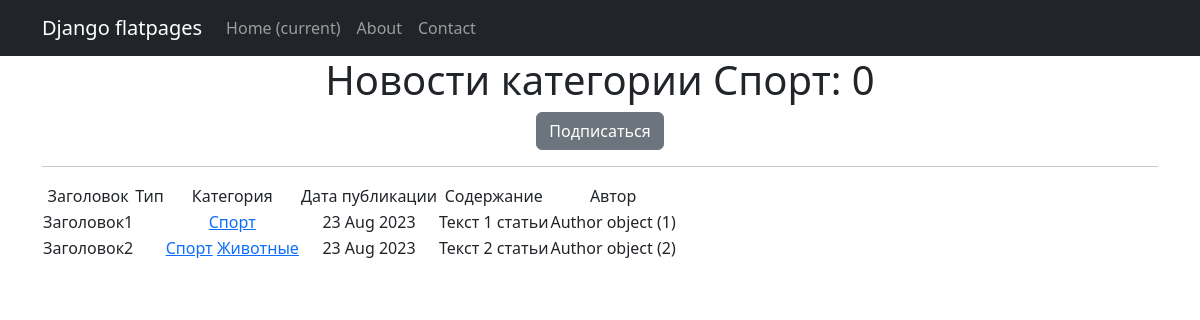
The app's page /news/categories/1, older data.
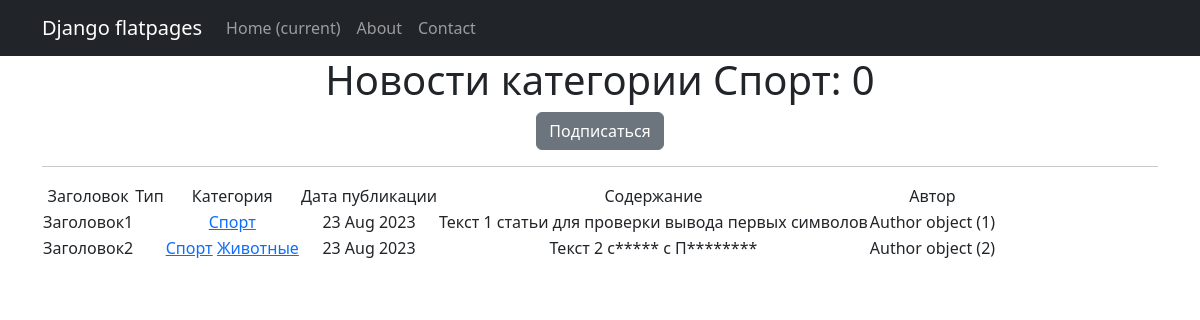
The same page, newer data.
### news/models.py (models this page shows, shortened)
class Post(models.Model):
    ARTICLE = 'AT'
    NEWS = 'NW'
    CHOICE = [(ARTICLE, 'Статья'), (NEWS, 'Новость')]
    author = models.ForeignKey(Author, on_delete=models.CASCADE)
    choice = models.CharField(max_length=2, choices=CHOICE,default=NEWS)
    data = models.DateField(auto_now_add=True)
    category = models.ManyToManyField(Category, through='PostCategory')
    header = models.CharField(max_length=64,)
    post_text = models.TextField(default='text')
    post_rating = models.IntegerField(default=0)

class Author(models.Model):
    user_author = models.OneToOneField(User, on_delete=models.CASCADE)
    user_rating = models.IntegerField(default=0)

### news/views.py (the view)
# urls.py: path('categories/<int:pk>', CategoryListView.as_view(), name='category'),
class CategoryListView(ListView):
    model = Post
    template_name = 'category.html'
    context_object_name = 'category_news'
    def get_queryset(self):
        self.category = get_object_or_404(Category, id=self.kwargs['pk'])
        queryset = Post.objects.filter(category=self.category)
        return queryset
    def get_context_data(self, **kwargs):
        context = super().get_context_data(**kwargs)
        context['is_not_subscribers'] = self.request.user not in self.category.subscribers.all()
        context['category'] = self.category
        return context

### news/models.py (called while the page is built)
    def __str__(self):
        return self.name.title()

### news/templatetags/custom_filters.py (called while the page is built)
@register.filter()
def censor(value):
    if not isinstance(value, str):
        raise ValueError('Фильтр только для строк')
    words = value.split()
    for i, word in enumerate(words):
        if word[1:].islower():
            pass
        else:
            words[i] = word[0] + '*' * len(word[1:])
    return ' '.join(words)

### templates/category.html (shortened to what this page needs)
{% extends 'flatpages/default.html' %}
{% load custom_filters %}
{% load custom_tags %}
{% block content %}
    <h1> Новости категории {{ category }}: {{ posts|length }} </h1>
        {% if is_not_subscribers %}
            <p class="text-center"><a href="{% url 'subscribe' category.id %}" class="btn btn-secondary btn-sn">Подписаться</a> </p>
        {% endif %}
    <hr>
    {% if category %}
        <table>
            <tr>
                <td> Заголовок </td>
                <td> Тип </td>
                <td> Категория </td>
                <td> Дата публикации </td>
                <td> Содержание </td>
                <td> Автор </td>
            </tr>
            {% for one_news in category_news %}
            <tr>
                <td> {{ one_news.header }} </td>
                <td>
                </td>
                <td>
                    {% for category in one_news.category.all %}
                        <a href="{% url 'category' category.id %}">{{ category }}</a>
                    {% endfor %}
                </td>
                <td> {{ one_news.data|date:'d M Y' }} </td>
                <td> {{ one_news.post_text|truncatewords:20|censor }} </td>
                <td> {{ one_news.author }} </td>
            </tr>
            {% endfor %}
        </table>
    {% else %}
        <h2> Новостей в категории {{ category }} на сегодня нет </h2>
    {% endif %}
{% endblock content %}

Row changes from the older to the newer data that the page shows:
changed Post "Заголовок1": post_text|censor "Текст 1 статьи" → "Текст 1 статьи для проверки вывода первых символов"
changed Post "Заголовок2": post_text|censor "Текст 2 статьи" → "Текст 2 с***** c П********"
